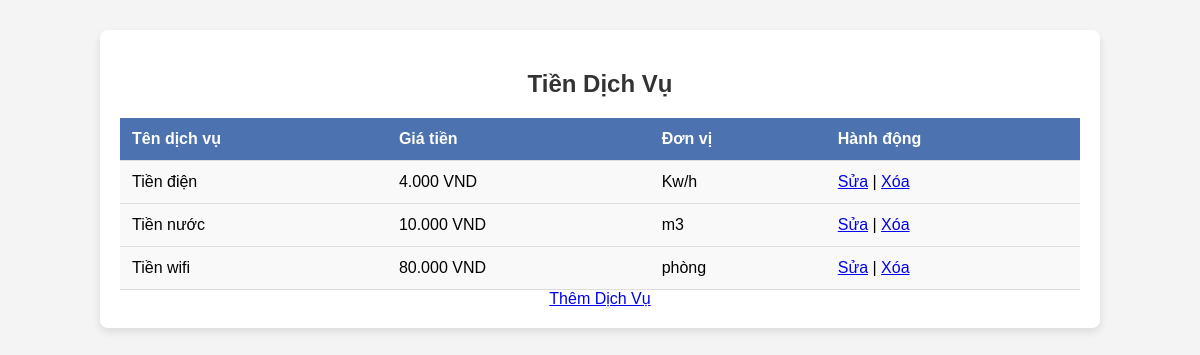
The app's page /tiendichvu/dichvu.php with its own data.
### tables this page shows
CREATE TABLE `tiendichvu` (
  `id` int(11) NOT NULL,
  `name` varchar(255) NOT NULL,
  `price` int(11) NOT NULL,
  `unit` varchar(255) NOT NULL
);

### tiendichvu/dichvu.php (the view, shortened to what this page needs)
<?php
require 'db.php';
$query = $conn->query("SELECT * FROM tiendichvu ");
$fees = $query->fetchAll(PDO::FETCH_ASSOC);
?>
<!DOCTYPE html>
<html lang="vi">
<head>
    <link rel="stylesheet" href="dichvu.css">
</head>
<body>
    <div class="container">
        <h2>Tiền Dịch Vụ</h2>
        <table>
            <thead>
                <tr>
                    <th>Tên dịch vụ</th>
                    <th>Giá tiền</th>
                    <th>Đơn vị</th>
                    <th>Hành động</th>
                </tr>
            </thead>
            <tbody>
                <?php foreach ($fees as $fee): ?>
                    <tr>
                        <td><?php echo htmlspecialchars($fee['name']); ?></td>
                        <td><?php echo number_format($fee['price'], 0, ',', '.'); ?> VND</td>
                        <td><?php echo htmlspecialchars($fee['unit']); ?></td>
                        <td>
                            <a href="edit.php?id=<?php echo $fee['id']; ?>">Sửa</a> |
                            <a href="delete.php?id=<?php echo $fee['id']; ?>" onclick="return confirm('Bạn có chắc chắn muốn xóa?')">Xóa</a>
                        </td>
                    </tr>
                <?php endforeach; ?>
            </tbody>
        </table>
        <a href="add.php">Thêm Dịch Vụ </a>
    </div>
</body>
</html>

### tiendichvu/dichvu.css (style rules this page uses)
body { font-family: Arial, sans-serif; background-color: #f4f4f4; margin: 0; padding: 0; }
.container { width: 80%; margin: 30px auto; background-color: #fff; padding: 20px; border-radius: 8px; box-shadow: 0 4px 8px rgba(0, 0, 0, 0.1); text-align: center; }
h2 { color: #333; margin-bottom: 20px; }
table { width: 100%; border-collapse: collapse; margin-top: 20px; }
th, td { padding: 12px; text-align: left; border-bottom: 1px solid #ddd; }
th { background-color: #4c72af; color: white; }
td { background-color: #f9f9f9; }

### records on screen
tiendichvu: name "Tiền điện", price "4.000", unit "Kw/h"
tiendichvu: name "Tiền nước", price "10.000", unit "m3"
tiendichvu: name "Tiền wifi", price "80.000", unit "phòng"
